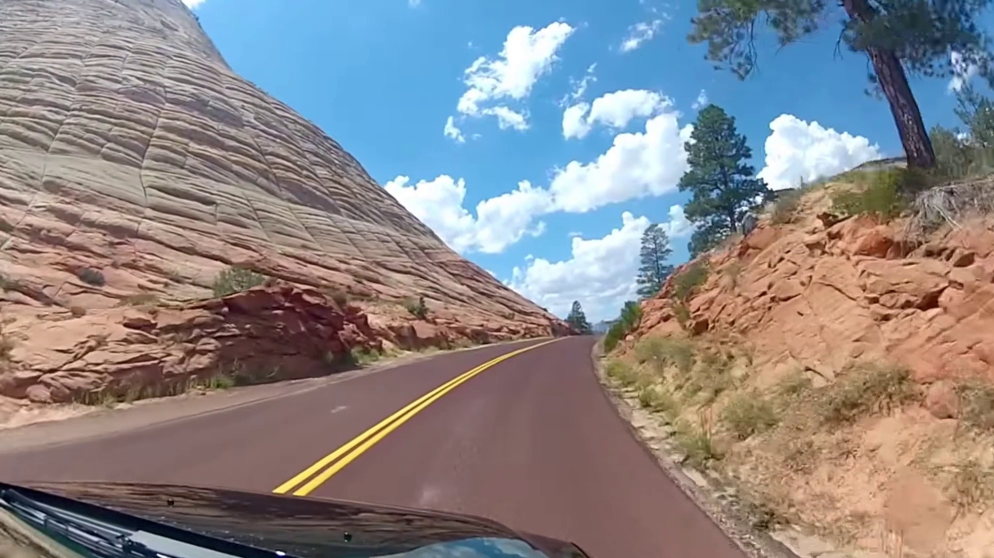
#> input picture training_data/frame10013.jpg, 1988 x 1116 px (shown at 1/2 size)
$ python -i edge_detection.py   (imports and definitions only)
#> lines starting #> are read from the running program, lines starting #| are printed output that depends on the picture
#> further down, picture is the input picture: shape (1116, 1988, 3); mean B, G, R 135.3, 133.6, 138.1
import os.path
import matplotlib.pyplot as plt

import cv2
import numpy as np


class EdgeDetection():
    lane_lines = []

    def __init__(self):
        pass

    # [56 lines left out: functions get_direction, process_video, ai_process_video, not called in this run]

# Adjusting image for Canny Edge Detection Algorithm
def image_alteration(i):
    gray = cv2.cvtColor(i, cv2.COLOR_BGR2GRAY)
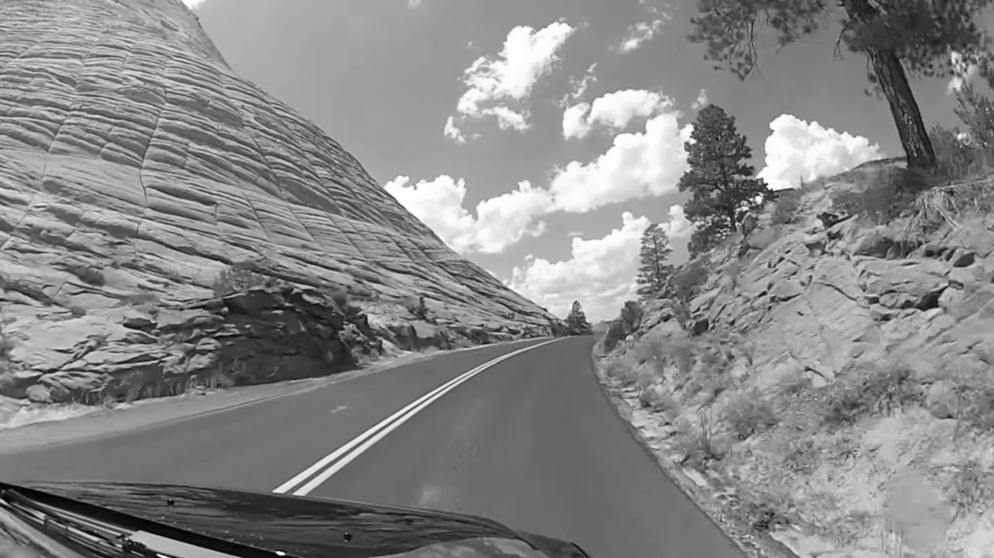
#> gray: shape (1116, 1988) (shown at 1/2 size); min 1, max 255, mean 135.1
    gaus_blur = cv2.GaussianBlur(gray, (5, 5), 0)
    canny = cv2.Canny(gaus_blur, 100, 250)
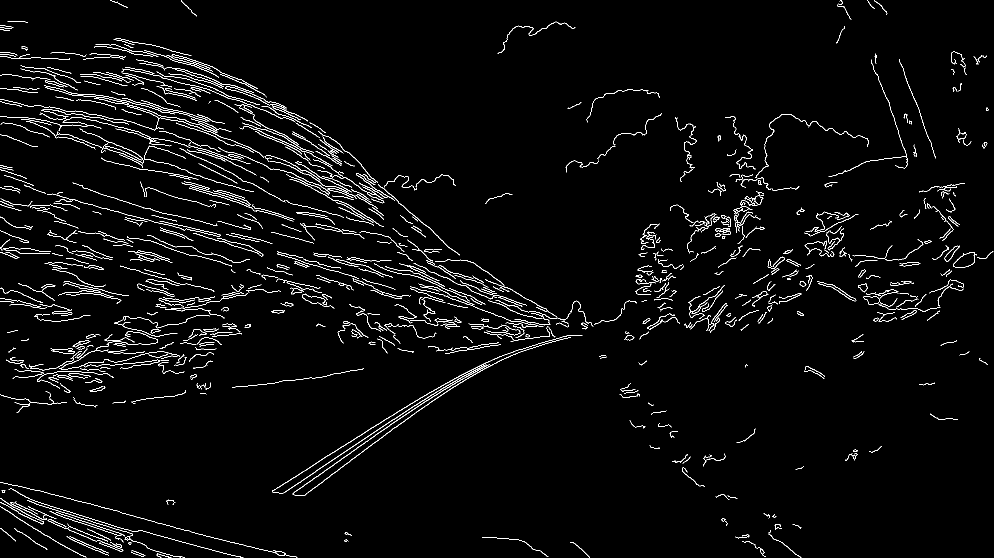
#> canny: shape (1116, 1988) (shown at 1/2 size); 2.8% white in thin lines or dots

    return canny

# Adjusting contrast for better lane detection
# [89 lines left out: functions adjust_contrast, region, drawing_lines, find_line_coordinates, find_best_fit_lines, draw_steering, not called in this run]

>>> import cv2
>>> picture = cv2.imread('training_data/frame10013.jpg')
>>> result = image_alteration(picture)

$ run again, on training_data/frame10223.jpg
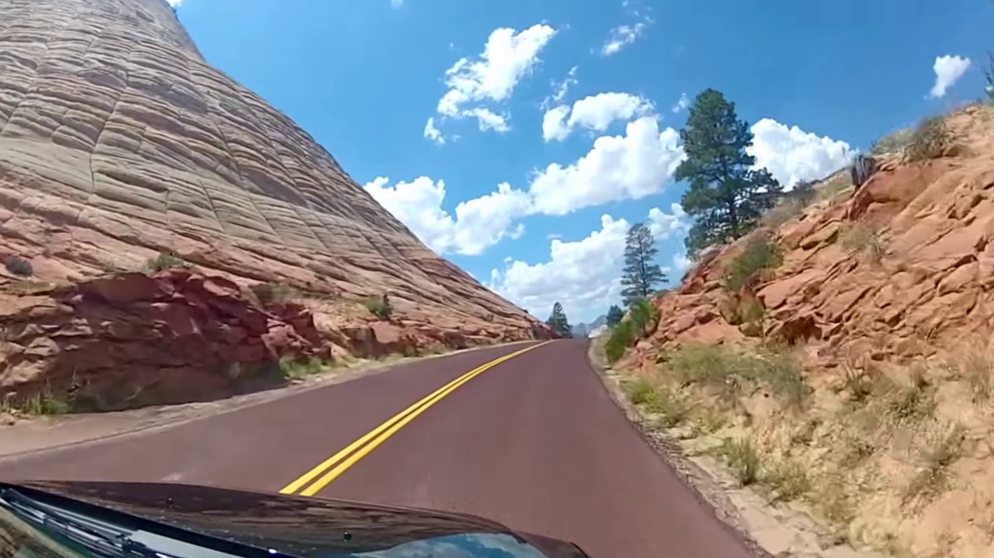
#> input picture training_data/frame10223.jpg, 1988 x 1116 px (shown at 1/2 size)
#> picture is the input picture: shape (1116, 1988, 3); mean B, G, R 135.4, 132.5, 134.3
#> in image_alteration, `gray = cv2.cvtColor(i, cv2.COLOR_BGR2GRAY)`:
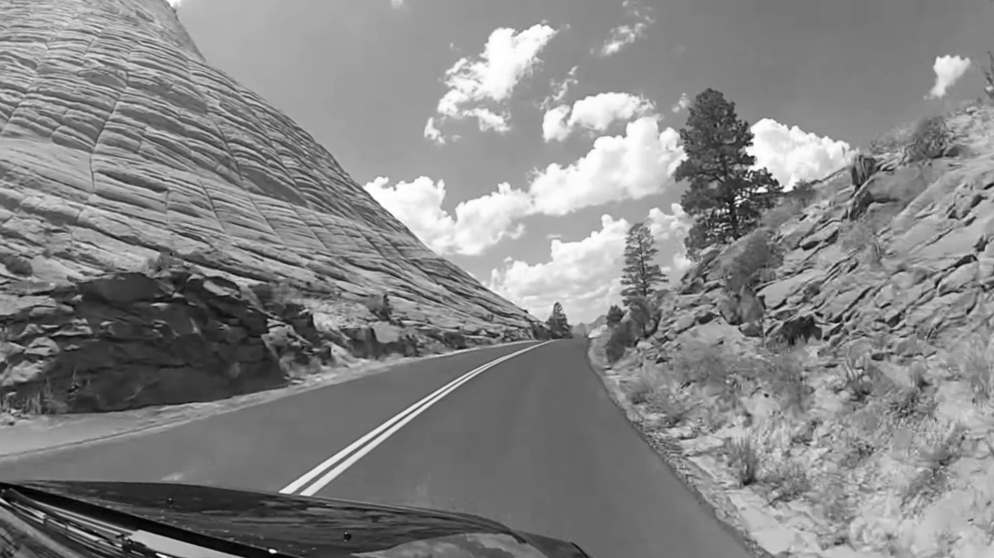
#> gray: shape (1116, 1988) (shown at 1/2 size); min 1, max 255, mean 133.3
#> in image_alteration, `canny = cv2.Canny(gaus_blur, 100, 250)`:
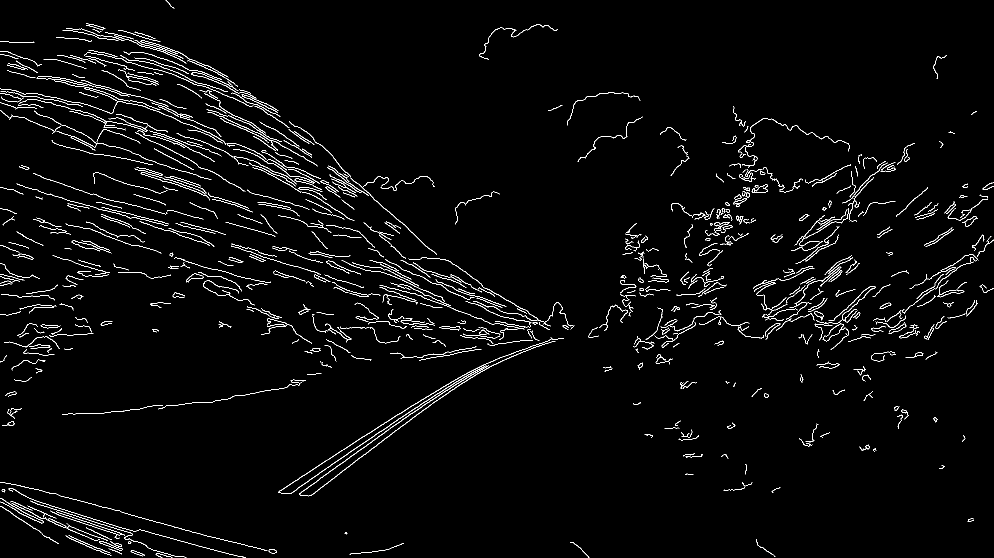
#> canny: shape (1116, 1988) (shown at 1/2 size); 2.5% white in thin lines or dots

$ run again, on training_data/frame10633.jpg
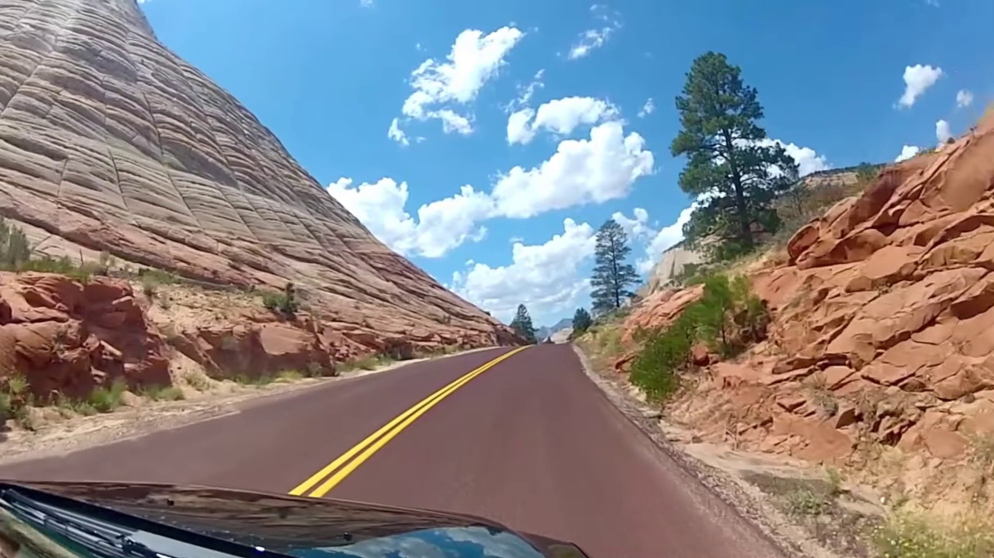
#> input picture training_data/frame10633.jpg, 1988 x 1116 px (shown at 1/2 size)
#> picture is the input picture: shape (1116, 1988, 3); mean B, G, R 135.2, 131.3, 132.5
#> in image_alteration, `gray = cv2.cvtColor(i, cv2.COLOR_BGR2GRAY)`:
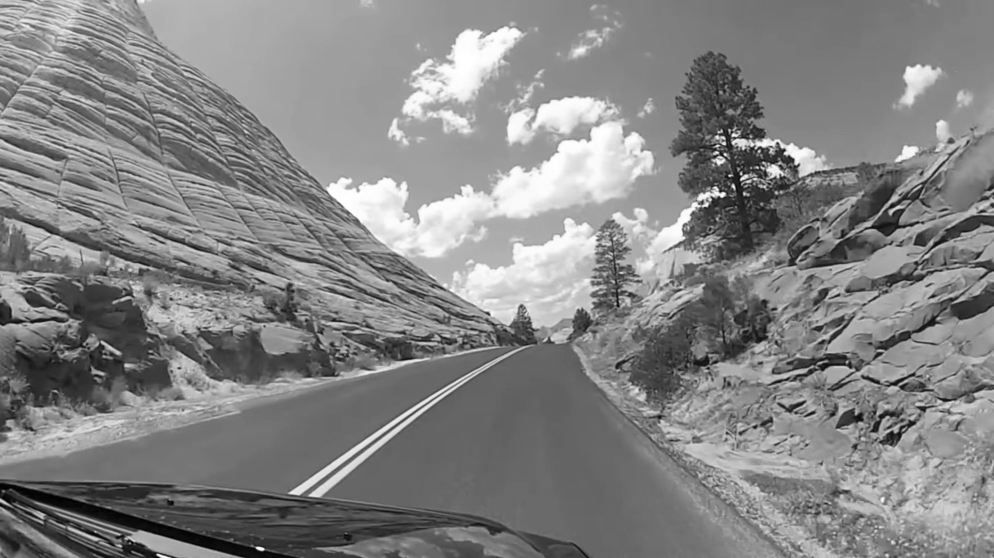
#> gray: shape (1116, 1988) (shown at 1/2 size); min 0, max 255, mean 132.1
#> in image_alteration, `canny = cv2.Canny(gaus_blur, 100, 250)`:
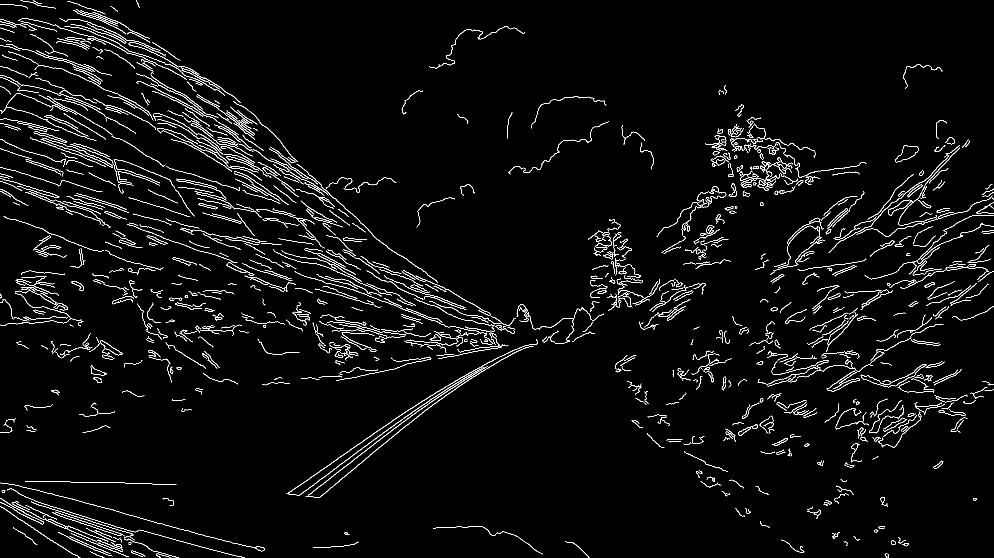
#> canny: shape (1116, 1988) (shown at 1/2 size); 3.4% white in thin lines or dots

$ run again, on training_data/frame10753.jpg
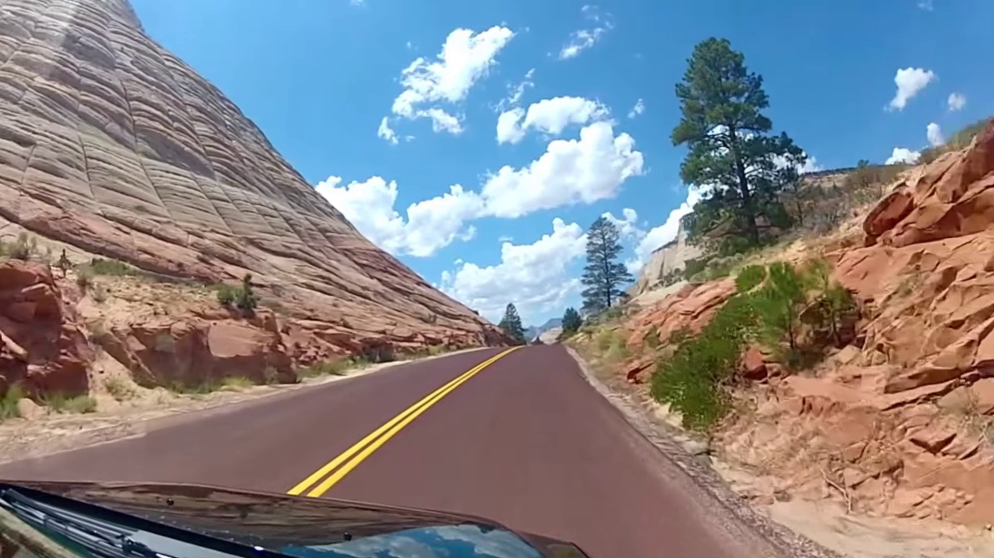
#> input picture training_data/frame10753.jpg, 1988 x 1116 px (shown at 1/2 size)
#> picture is the input picture: shape (1116, 1988, 3); mean B, G, R 135.5, 131.2, 131.8
#> in image_alteration, `gray = cv2.cvtColor(i, cv2.COLOR_BGR2GRAY)`:
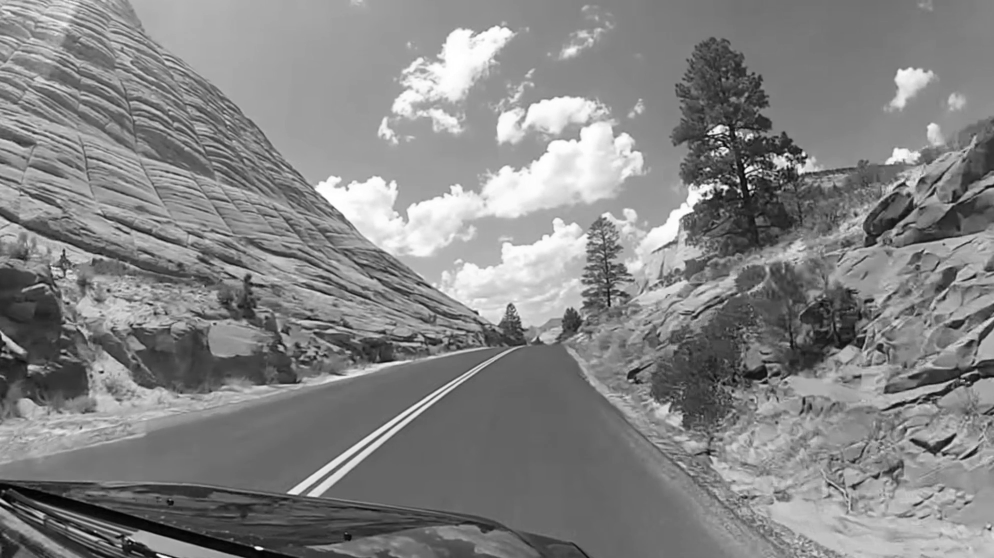
#> gray: shape (1116, 1988) (shown at 1/2 size); min 1, max 255, mean 131.9
#> in image_alteration, `canny = cv2.Canny(gaus_blur, 100, 250)`:
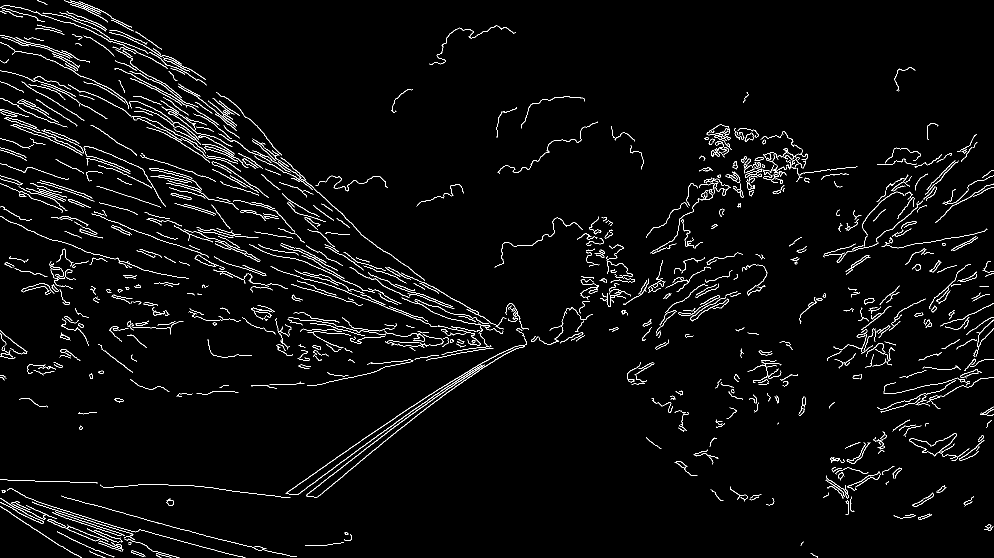
#> canny: shape (1116, 1988) (shown at 1/2 size); 2.9% white in thin lines or dots
